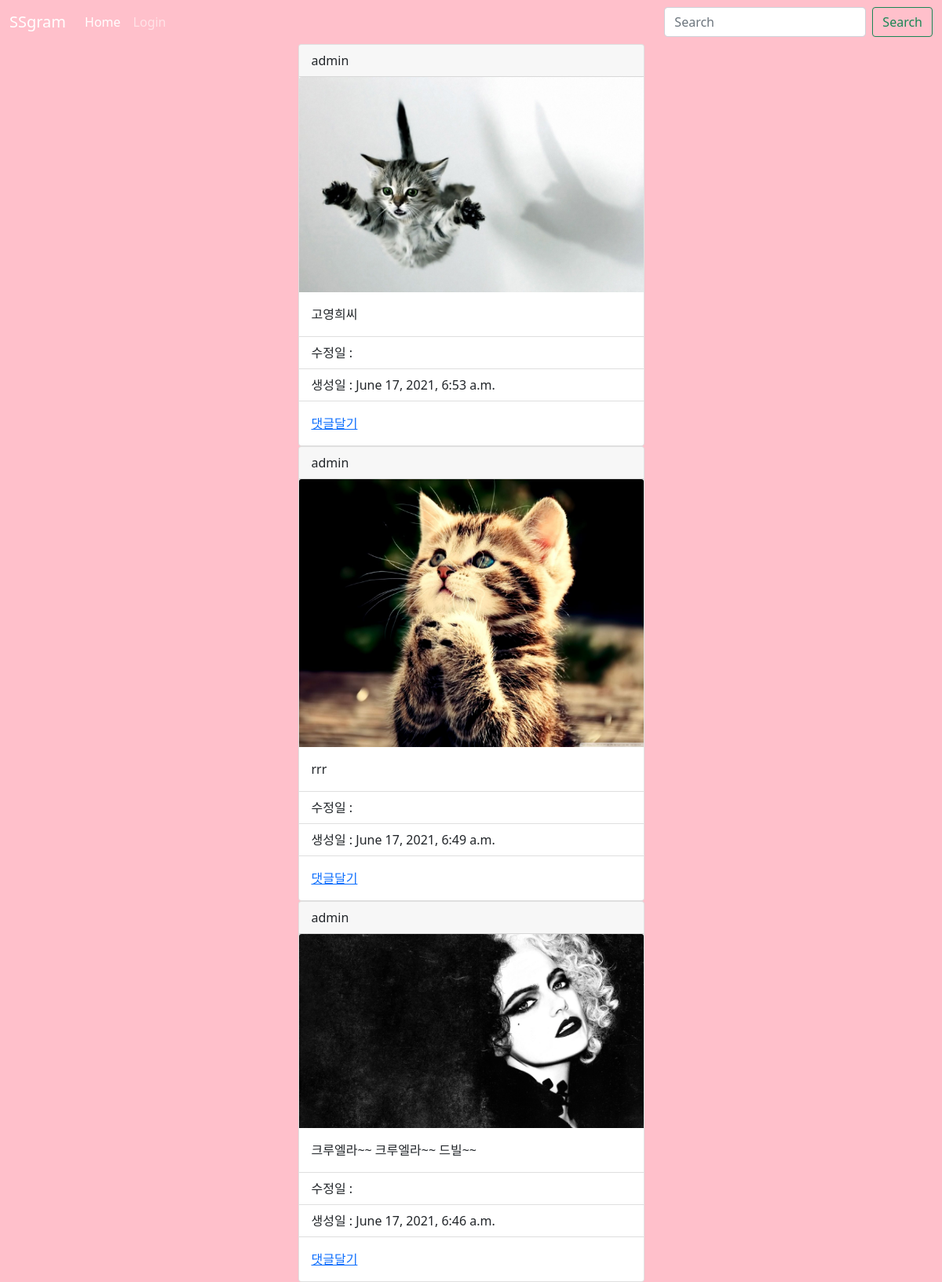
The page / on the database its author committed.
### photo/models.py (models this page shows, shortened)
class Photo(models.Model):
    author = models.ForeignKey(User, on_delete=models.CASCADE, related_name='user')
    text = models.TextField(blank=True)
    image = models.ImageField(upload_to = 'timeline_photo/%Y/%m/%D')
    created = models.DateTimeField(auto_now_add=True)
    updated = models.DateTimeField(auto_now=True)
    class Meta:
        ordering = ['-created']

### photo/views.py (the view)
# urls.py: path("", PhotoList.as_view(), name='index'),
class PhotoList(ListView):
    model = Photo
    template_name_suffix = '_list'

### photo/templates/photo/photo_list.html (shortened to what this page needs)
{% extends 'base.html' %}
{% block content %}
<div class='container'>
    <div class ='row'>
        <div class="col"></div>
        <div class="col-5">
            {% for object in object_list %}
            <div class="card">
                <div class="card-header">
                    {{ object.author }}
                </div>
                <img src=" {{ object.image.url }}" class="card-img-top" alt="...">
                <div class="card-body">
                    <p class="card-text"> {{ object.text }} </p>
                </div>
                <ul class="list-group list-group-flush">
                    <li class="list-group-item">수정일 : {{ object.update }}</li>
                    <li class="list-group-item">생성일 : {{ object.created }}</li>
                </ul>
                <div class="card-body">
                    <a href="{% url 'photo:detail' object.id %}" class="card-link">댓글달기</a>
                </div>
            </div>
            {% endfor %}
        </div>
        <div class="col"></div>
    </div>
</div>
{% endblock %}

### layout/base.html (style rules this page uses)
body { background-color: pink; }

### rows shown on the page
Photo: author "admin", image (picture), text "고영희씨", created "June 17, 2021, 6:53 a.m."
Photo: author "admin", image (picture), text "rrr", created "June 17, 2021, 6:49 a.m."
Photo: author "admin", image (picture), text "크루엘라~~ 크루엘라~~ 드빌~~", created "June 17, 2021, 6:46 a.m."
